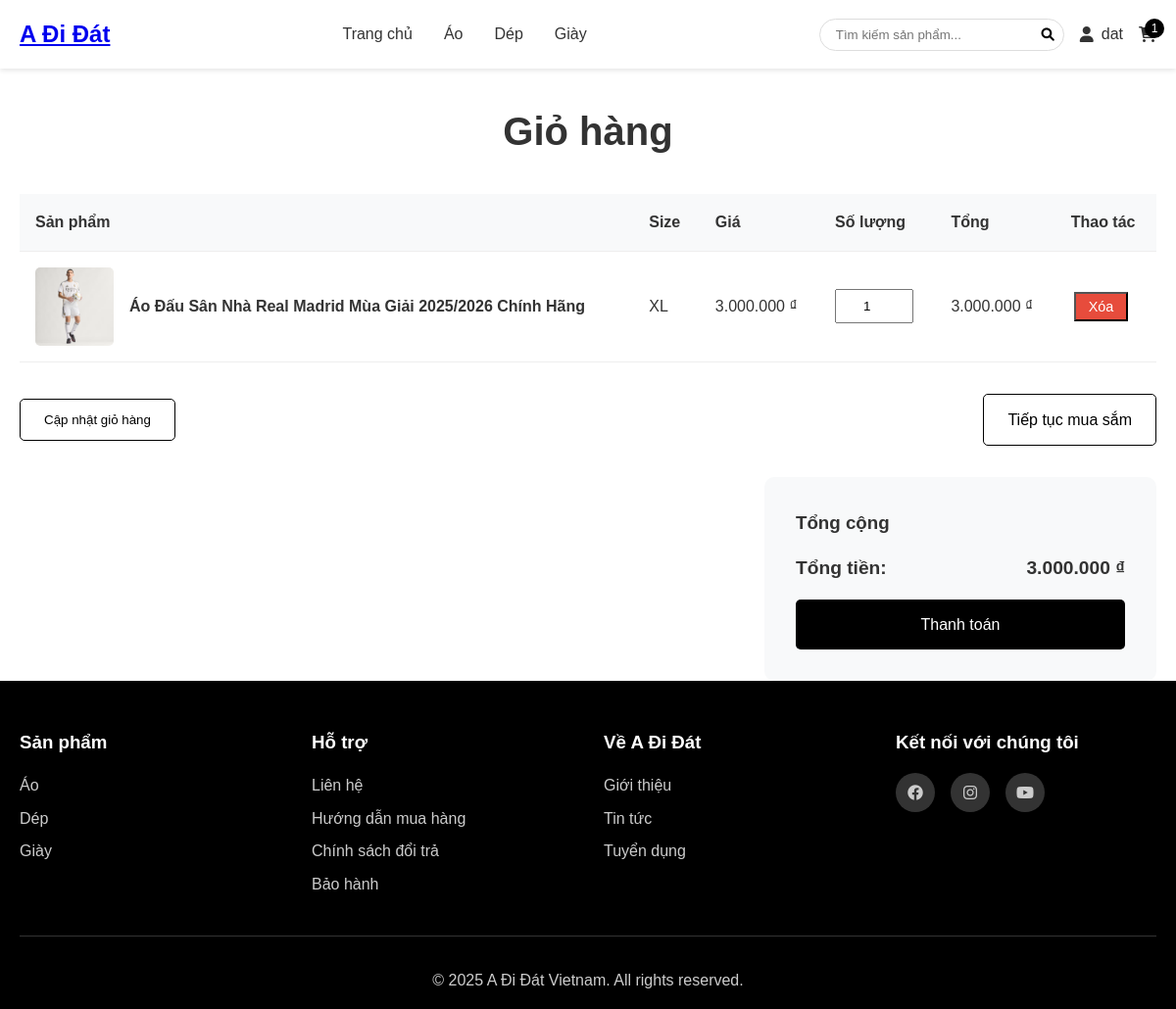
/cart.php (signed in), run on the app's committed database.
### tables this page shows
CREATE TABLE `categories` (
  `category_id` int(11) NOT NULL,
  `category_name` varchar(50) NOT NULL
);

CREATE TABLE `products` (
  `product_id` int(11) NOT NULL,
  `product_name` varchar(100) NOT NULL,
  `description` text DEFAULT NULL,
  `price` bigint(20) NOT NULL,
  `image_url` varchar(255) DEFAULT NULL,
  `category_id` int(11) DEFAULT NULL
);

### includes/functions.php (called while the page is built, shortened)
<?php
function formatPrice($price) {
    return number_format($price, 0, ',', '.') . ' ₫';
}
function getCategories($pdo) {
    $stmt = $pdo->query("SELECT * FROM categories ORDER BY category_name");
    return $stmt->fetchAll(PDO::FETCH_ASSOC);
}
function getProductById($pdo, $product_id) {
    $stmt = $pdo->prepare("SELECT p.*, c.category_name FROM products p
                          LEFT JOIN categories c ON p.category_id = c.category_id
                          WHERE p.product_id = ?");
    $stmt->execute([$product_id]);
    return $stmt->fetch(PDO::FETCH_ASSOC);
}
function isLoggedIn() {
    return isset($_SESSION['user_id']);
}
function getCartItems($pdo) {
    $items = [];
    foreach ($_SESSION['cart'] as $key => $item) {
        $product = getProductById($pdo, $item['product_id']);
        if ($product) {
            $items[] = [
                'key' => $key,
                'product' => $product,
                'size' => $item['size'],
                'quantity' => $item['quantity'],
                'total' => $product['price'] * $item['quantity']
            ];
        }
    }
    return $items;
}
function getCartTotal($items) {
    $total = 0;
    foreach ($items as $item) {
        $total += $item['total'];
    }
    return $total;
}
?>

### public/cart.php (the view, shortened to what this page needs)
<?php
require_once '../includes/db.php';
require_once '../includes/functions.php';
$cart_items = getCartItems($pdo);
$cart_total = getCartTotal($cart_items);
require_once '../includes/header.php';
?>
<main>
    <div class="container">
        <h1 style="text-align: center; margin: 2rem 0; font-size: 2.5rem;">Giỏ hàng</h1>
        <?php if (empty($cart_items)): ?>
        <div style="text-align: center; padding: 4rem 0;">
            <h2>Giỏ hàng của bạn đang trống</h2>
            <p>Hãy thêm sản phẩm vào giỏ hàng để tiếp tục mua sắm.</p>
            <a href="index.php" class="btn-primary">Tiếp tục mua sắm</a>
        </div>
        <?php else: ?>
        <form method="POST">
            <table class="cart-table">
                <thead>
                    <tr>
                        <th>Sản phẩm</th>
                        <th>Size</th>
                        <th>Giá</th>
                        <th>Số lượng</th>
                        <th>Tổng</th>
                        <th>Thao tác</th>
                    </tr>
                </thead>
                <tbody>
                    <?php foreach ($cart_items as $item): ?>
                    <tr>
                        <td>
                            <div style="display: flex; align-items: center; gap: 1rem;">
                                <img src="../<?php echo htmlspecialchars($item['product']['image_url']); ?>"
                                     alt="<?php echo htmlspecialchars($item['product']['product_name']); ?>"
                                     style="width: 80px; height: 80px; object-fit: cover; border-radius: 5px;"
                                     onerror="this.src='assets/images/no-image.jpg'">
                                <div>
                                    <h4><?php echo htmlspecialchars($item['product']['product_name']); ?></h4>
                                </div>
                            </div>
                        </td>
                        <td><?php echo htmlspecialchars($item['size']); ?></td>
                        <td><?php echo formatPrice($item['product']['price']); ?></td>
                        <td>
                            <input type="number" name="quantities[<?php echo $item['key']; ?>]"
                                   value="<?php echo $item['quantity']; ?>"
                                   min="1" style="width: 80px; padding: 0.5rem; text-align: center;">
                        </td>
                        <td><?php echo formatPrice($item['total']); ?></td>
                        <td>
                            <button type="submit" name="remove_item" value="<?php echo $item['key']; ?>"
                                    class="btn-delete btn-small">Xóa</button>
                        </td>
                    </tr>
                    <?php endforeach; ?>
                </tbody>
            </table>
            <div style="display: flex; justify-content: space-between; align-items: center; margin: 2rem 0;">
                <button type="submit" name="update_cart" class="btn-secondary">Cập nhật giỏ hàng</button>
                <a href="index.php" class="btn-secondary">Tiếp tục mua sắm</a>
            </div>
        </form>
        <div class="cart-summary">
            <h3>Tổng cộng</h3>
            <div style="display: flex; justify-content: space-between; margin: 1rem 0; font-size: 1.2rem; font-weight: bold;">
                <span>Tổng tiền:</span>
                <span><?php echo formatPrice($cart_total); ?></span>
            </div>
            <a href="checkout.php" class="btn-primary" style="width: 100%; text-align: center;">Thanh toán</a>
        </div>
        <?php endif; ?>
    </div>
</main>
<?php require_once '../includes/footer.php'; ?>

### includes/header.php (shortened to what this page needs)
<?php
require_once 'db.php';
require_once 'functions.php';
$categories = getCategories($pdo);
?>
<!DOCTYPE html>
<html lang="vi">
<head>
    <link rel="stylesheet" href="assets/css/style.css">
    <link rel="stylesheet" href="https://cdnjs.cloudflare.com/ajax/libs/font-awesome/6.0.0/css/all.min.css">
</head>
<body>
    <header class="header">
        <div class="container">
            <div class="header-content">
                <div class="logo">
                    <a href="index.php">
                        <span style="display:none; font-weight:bold; font-size:24px;text-decoration:none">A Đi Đát</span>
                    </a>
                </div>
                <nav class="main-nav">
                    <ul>
                        <li><a href="index.php">Trang chủ</a></li>
                        <?php foreach ($categories as $category): ?>
                        <li><a href="category.php?id=<?php echo $category['category_id']; ?>"><?php echo htmlspecialchars($category['category_name']); ?></a></li>
                        <?php endforeach; ?>
                    </ul>
                </nav>
                <div class="header-actions">
                    <div class="search-box">
                        <form action="search.php" method="GET">
                            <input type="text" name="q" placeholder="Tìm kiếm sản phẩm...">
                            <button type="submit"><i class="fas fa-search"></i></button>
                        </form>
                    </div>
                    <div class="user-menu">
                        <?php if (isLoggedIn()): ?>
                            <a href="#" class="user-icon" onclick="toggleDropdown(event);"><i class="fas fa-user"></i> <?php echo htmlspecialchars($_SESSION['username']); ?></a>
                        <?php else: ?>
                            <a href="login.php" class="user-icon"><i class="fas fa-user"></i> Đăng nhập</a>
                        <?php endif; ?>
                    </div>
                    <div class="cart-icon">
                        <a href="cart.php">
                            <span class="cart-count"><?php echo isset($_SESSION['cart']) ? count($_SESSION['cart']) : 0; ?></span>
                        </a>
                    </div>
                </div>
            </div>
        </div>
    </header>
</body>
</html>

### includes/footer.php (shortened to what this page needs)
<footer class="footer">
        <div class="container">
            <div class="footer-content">
                <div class="footer-section">
                    <h3>Sản phẩm</h3>
                    <ul>
                        <?php foreach ($categories as $category): ?>
                        <li><a href="category.php?id=<?php echo $category['category_id']; ?>"><?php echo htmlspecialchars($category['category_name']); ?></a></li>
                        <?php endforeach; ?>
                    </ul>
                </div>
                <div class="footer-section">
                    <h3>Hỗ trợ</h3>
                    <ul>
                        <li><a href="#">Liên hệ</a></li>
                        <li><a href="#">Hướng dẫn mua hàng</a></li>
                        <li><a href="#">Chính sách đổi trả</a></li>
                        <li><a href="#">Bảo hành</a></li>
                    </ul>
                </div>
                <div class="footer-section">
                    <h3>Về A Đi Đát</h3>
                    <ul>
                        <li><a href="#">Giới thiệu</a></li>
                        <li><a href="#">Tin tức</a></li>
                        <li><a href="#">Tuyển dụng</a></li>
                    </ul>
                </div>
                <div class="footer-section">
                    <h3>Kết nối với chúng tôi</h3>
                    <div class="social-links">
                        <a href="https://www.facebook.com/adidas"><i class="fab fa-facebook"></i></a>
                        <a href="https://www.instagram.com/adidas"><i class="fab fa-instagram"></i></a>
                        <a href="https://www.youtube.com/adidas"><i class="fab fa-youtube"></i></a>
                    </div>
                </div>
            </div>
            <div class="footer-bottom">
                <p>&copy; 2025 A Đi Đát Vietnam. All rights reserved.</p>
            </div>
        </div>
    </footer>
</body>
</html>

### public/assets/css/style.css (style rules this page uses)
* { margin: 0; padding: 0; box-sizing: border-box; }
body { font-family: "Arial", sans-serif; line-height: 1.6; color: #333; }
.container { max-width: 1200px; margin: 0 auto; padding: 0 20px; }
.header { background: #fff; box-shadow: 0 2px 5px rgba(0, 0, 0, 0.1); position: sticky; top: 0; z-index: 1000; }
.header-content { display: flex; align-items: center; justify-content: space-between; padding: 1rem 0; }
.main-nav ul { display: flex; list-style: none; gap: 2rem; }
.main-nav a { text-decoration: none; color: #333; font-weight: 500; transition: color 0.3s; }
.header-actions { display: flex; align-items: center; gap: 1rem; }
.search-box { position: relative; }
.search-box input { padding: 0.5rem 2.5rem 0.5rem 1rem; border: 1px solid #ddd; border-radius: 25px; width: 250px; }
.search-box button { position: absolute; right: 10px; top: 50%; transform: translateY(-50%); background: none; border: none; cursor: pointer; }
.user-menu, .cart-icon { position: relative; }
.user-icon, .cart-icon a { text-decoration: none; color: #333; display: flex; align-items: center; gap: 0.5rem; }
.cart-count { background: #000; color: white; border-radius: 50%; width: 20px; height: 20px; display: flex; align-items: center; justify-content: center; font-size: 12px; position: absolute; top: -8px; right: -8px; }
.btn-primary { background: #000; color: white; border: none; padding: 0.8rem 1.5rem; border-radius: 5px; cursor: pointer; text-decoration: none; display: inline-block; transition: background 0.3s; }
.btn-secondary { background: #fff; color: #000; border: 1px solid #000; padding: 0.8rem 1.5rem; border-radius: 5px; cursor: pointer; text-decoration: none; display: inline-block; transition: all 0.3s; }
.footer { background: #000; color: white; padding: 3rem 0 1rem; }
.footer-content { display: grid; grid-template-columns: repeat(auto-fit, minmax(250px, 1fr)); gap: 2rem; margin-bottom: 2rem; }
.footer-section h3 { margin-bottom: 1rem; }
.footer-section ul { list-style: none; }
.footer-section ul li { margin-bottom: 0.5rem; }
.footer-section a { color: #ccc; text-decoration: none; transition: color 0.3s; }
.social-links { display: flex; gap: 1rem; }
.social-links a { display: inline-block; width: 40px; height: 40px; background: #333; border-radius: 50%; display: flex; align-items: center; justify-content: center; transition: background 0.3s; }
.footer-bottom { text-align: center; padding-top: 2rem; border-top: 1px solid #333; color: #ccc; }
.cart-table { width: 100%; border-collapse: collapse; margin-bottom: 2rem; }
.cart-table th, .cart-table td { padding: 1rem; border-bottom: 1px solid #eee; text-align: left; }
.cart-table th { background: #f8f9fa; font-weight: bold; }
.cart-summary { background: #f8f9fa; padding: 2rem; border-radius: 10px; max-width: 400px; margin-left: auto; }
.btn-small { padding: 0.3rem 0.8rem; font-size: 0.9rem; margin: 0 0.2rem; }
.btn-delete { background: #e74c3c; color: white; }

### data on the page
categories: category_name "Áo"
categories: category_name "Dép"
categories: category_name "Giày"
products: image_url (picture), product_name "Áo Đấu Sân Nhà Real Madrid Mùa Giải 2025/2026 Chính Hãng", size "XL", price "3.000.000 ₫", quantity "1", $item['key'] 0 (drawn)

### other printed values
$_SESSION['username'] "dat"
count($_SESSION['cart']) "1"
